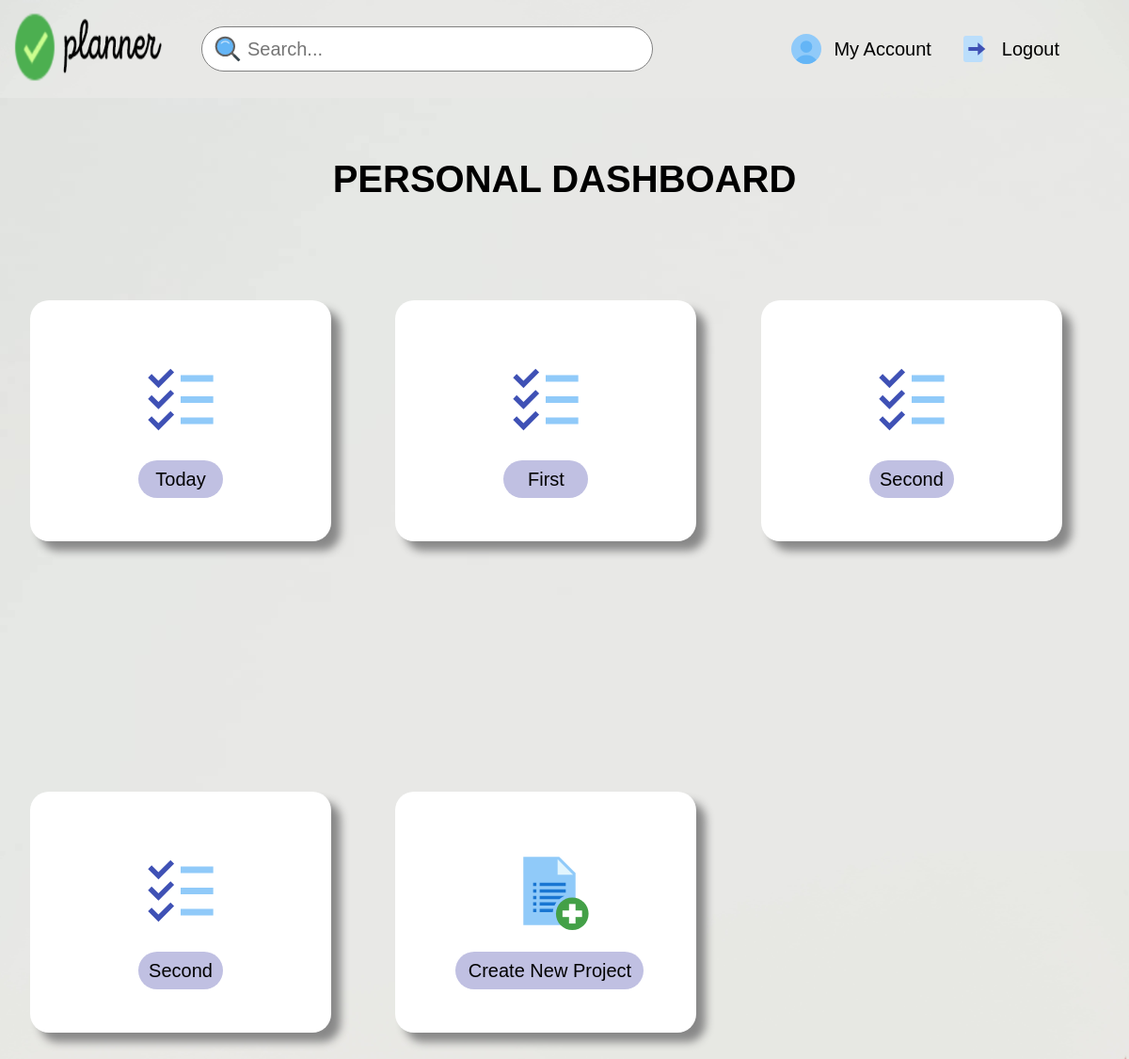
Page /dashboard (signed in) on the earlier database version.
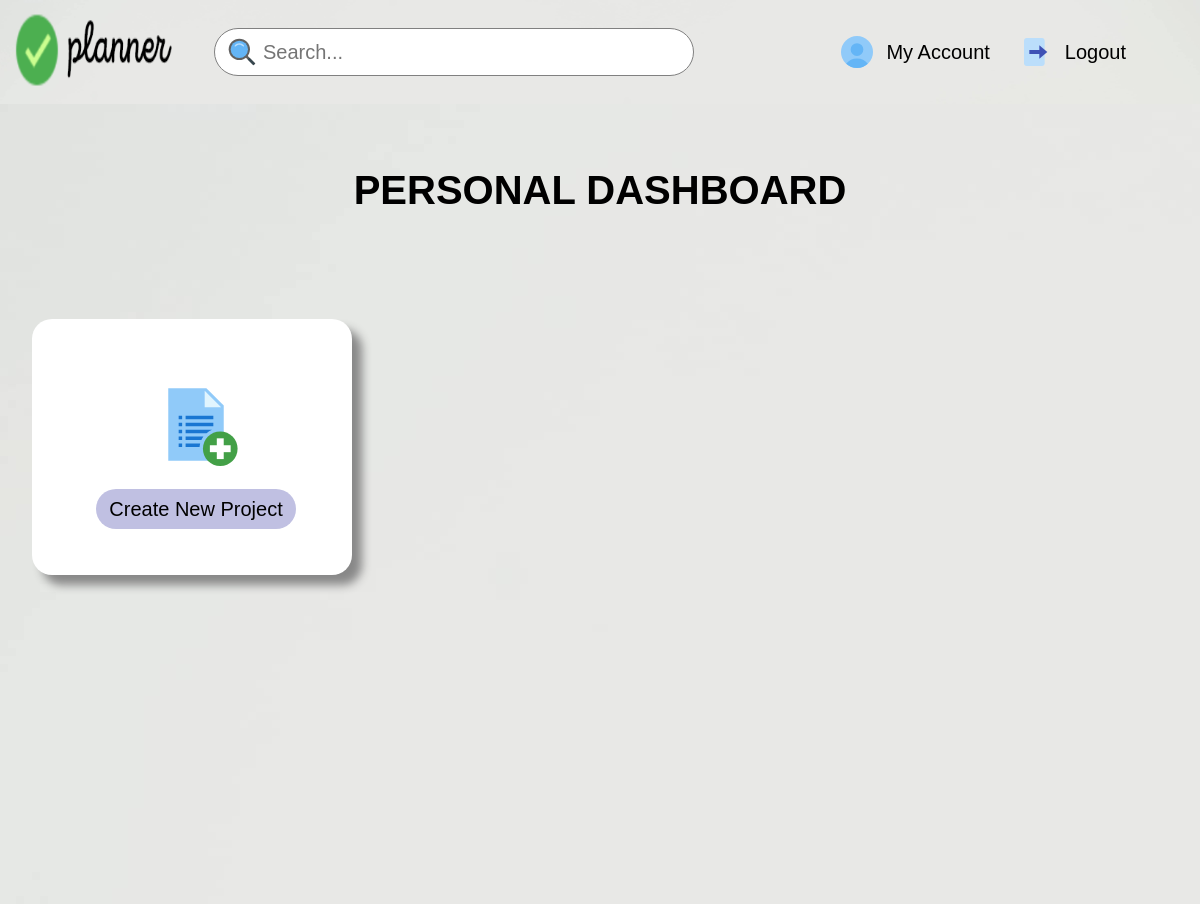
Same page on the later database version.
### models.py (models this page shows)
class Dashboard(db.Model):
    sno=db.Column(db.Integer, primary_key=True)
    title=db.Column(db.String(200), nullable=False)

### main.py (the view)
@main.route('/dashboard', methods=['GET','POST'])
@login_required
def dashboard():
    if request.method=='POST':
        title=request.form['title']
        todo=Dashboard(title=title)
        db.session.add(todo)
        db.session.commit()
        allTodo=Dashboard.query.all()
        return render_template('dashboard.html', allTodo=allTodo)
    else:
        allTodo=Dashboard.query.all()
        return render_template('dashboard.html', allTodo=allTodo)

### __init__.py (called while the page is built)
def create_app():
    app = Flask(__name__)
    app.config['SECRET_KEY'] = 'secret-key-goes-here'
    app.config['SQLALCHEMY_DATABASE_URI'] = 'sqlite:///db.sqlite'
    app.config['SQLALCHEMY_TRACK_MODIFICATIONS']=False
    db.init_app(app)
    login_manager = LoginManager()
    login_manager.login_view = 'auth.login'
    login_manager.init_app(app)
    from .models import User
    @login_manager.user_loader
    def load_user(user_id):
        return User.query.get(int(user_id))
    from .auth import auth as auth_blueprint
    app.register_blueprint(auth_blueprint)
    from .main import main as main_blueprint
    app.register_blueprint(main_blueprint)
    return app

### templates/dashboard.html (shortened to what this page needs)
{% extends 'base.html' %}
{% block stylesheet %}
    <link rel="stylesheet" href="/static/css/dashboard.css">
{% endblock stylesheet %}
{% block content %}
    <div class="full">
        <h4>PERSONAL DASHBOARD</h4>
        <div class="box">
            <div class="box2">
                {% for todo in allTodo %}
                    <li>
                        <img src="/static/assets/icons/todo_list_48px.svg" alt=""><br>
                        <button class="today-btn"> {{todo.title}} </button>
                    </li>
                    {% endfor %}
                    <li>
                        <img src="/static/assets/icons/add_list_48px.svg" alt=""><br>
                        <button class="modal-btn"> Create New Project</button>
                    </li>
            </div>
        </div>
    </div>
{% endblock content %}

### templates/base.html (shortened to what this page needs)
<!DOCTYPE html>
<html lang="en">
  <head>
    {% block header %} {% endblock header %} {% block stylesheet %} {% endblock
    stylesheet %}
    <link rel="stylesheet" href="/static/css/navbar.css" />
  </head>
  <body>
    <div class="navbar-header">
      <div class="navbar-logo">
        <a href="{{url_for('auth.login')}}"
          ><img
            src="{{url_for('static',filename='/assets/icons/logo.png')}}"
            alt=""
        /></a>
      </div>
      <div class="nav-menu-container">
        <div class="nav-hide nav-searchbar">
          <img
            src="{{url_for('static',filename='/assets/icons/search_48px.svg')}}"
            alt=""
          />
          <input type="text" name="Search" id="" placeholder="Search..." />
        </div>
        <div class="nav-hide navbar-links">
          {% if current_user.is_authenticated %}
          <div class="navbar-items navbar-account">
            <img
              src="{{url_for('static',filename='assets/icons/test_account_48px.svg')}}"
              alt=""
            />
            <a href="{{url_for('main.profile')}}">My Account</a>
          </div>
          {% endif %}
          {% if current_user.is_authenticated %}
          <div class="navbar-items navbar-logout">
            <img
              src="{{url_for('static',filename='/assets/icons/exit_48px.svg')}}"
              alt=""
            />
            <a href="{{url_for('auth.login')}}">Logout</a>
          </div>
          {% endif %}
        </div>
      </div>
    </div>
    {% block content %} {% endblock content %}
  </body>
</html>

### static/css/dashboard.css (style rules this page uses)
* { padding: 0; margin: 0; box-sizing: border-box; font-family: 'Rubik', sans-serif; }
body { background-image: url('/static/assets/images/dashboard_bg.jpg'); background-size: cover; height: 100vh; width: 100vw; background-position: center; position: relative; }
.box .box2 li { border: 2px; margin: -2rem 5.7rem; padding: 4rem 4rem; text-align: center; border-radius: 20px; background-color: white; display: inline-grid; margin-top: 100px; font-size: 20px; width: 20rem; height: 16rem; box-shadow: 10px 10px 10px #888888; padding-top: -10rem; }
.modal-btn { border: none; outline: none; height: 40px; background-color: rgb(192, 192, 226); width: 200px; margin: auto; text-align: center; border-radius: 40rem; font-size: 20px; cursor: pointer; }
img { height: 5.2rem; width: 10rem; margin: auto; margin-top: px; }
h4 { text-align: center; font-size: 40px; top: 4rem; position: relative; }
input { border-radius: 0.5rem; border: none; height: 25px; border: 1px solid #c5c5c5; margin-top: 50px; margin-left: 10px; width: 250px; }
@media only screen and (max-width: 1297px) { .full { background-image: url('/static/assets/images/dashboard_bg.jpg'); height: 100vh; } }
@media only screen and (max-width: 1297px) { .box .box2 li { margin: 6rem 3rem; margin-top: 170px; width: 20rem; } }
@media only screen and (max-width: 1297px) { input { margin-right: 25px; } }
@media only screen and (max-width: 1257px) { .box .box2 li { margin: 6rem 2rem; margin-top: 170px; width: 20rem; } }
@media only screen and (max-width: 1257px) { .full { background-image: url('/static/assets/images/dashboard_bg.jpg'); height: 100vh; } }
@media only screen and (max-width: 1211px) { .box .box2 li { margin: 6rem 2rem; margin-top: 170px; width: 20rem; } }
@media only screen and (max-width: 1211px) { .full { background-image: url('/static/assets/images/dashboard_bg.jpg'); height: 100vh; } }
.navbar-header { height: 10vh; display: flex; width: 98%; background: rgba(0, 0, 0, 0); justify-content: space-between; align-items: center; margin: 1%; overflow: hidden; }
.navbar-logo { align-self: center; margin-right: 2rem; }
.nav-searchbar { display: flex; align-items: center; }
.nav-searchbar input { font-size: 1.25rem; width: 40vw; height: 3rem; border: 1px solid grey; border-radius: 100px; box-shadow: none; outline: none; padding: 1rem; padding-left: 3rem; margin-right: 1rem; margin-top: auto; }
.nav-searchbar img { position: absolute; height: 2rem; padding-left: 0.6rem; margin-left: -47px; margin-top: auto; }
.navbar-links { display: flex; align-items: center; padding-right: 2.5vw; }
.nav-menu-container { display: flex; justify-content: space-between; width: 85vw; }
.navbar-items { padding-right: 2rem; display: flex; margin-left: -62px; }
.navbar-items > a { text-decoration: none; color: black; align-self: center; font-size: 1.25rem; }
.navbar-items img { height: 2rem; padding-right: 0.5rem; align-content: center; align-self: center; margin-right: -55px; }

### static/css/navbar.css (style rules this page uses)
* { margin: 0; padding: 0; box-sizing: border-box; font-family: Arial, Helvetica, sans-serif; }
.navbar-header { height: 10vh; display: flex; width: 98%; background: rgba(0, 0, 0, 0); justify-content: space-between; align-items: center; margin: 1%; overflow: hidden; }
.navbar-logo { align-self: center; margin-right: 2rem; }
.nav-searchbar { display: flex; align-items: center; }
.nav-searchbar input { font-size: 1.25rem; width: 40vw; height: 3rem; border: 1px solid grey; border-radius: 100px; box-shadow: none; outline: none; padding: 1rem; padding-left: 3rem; margin-right: 1rem; }
.nav-searchbar img { position: absolute; height: 2rem; padding-left: 0.6rem; }
.navbar-links { display: flex; align-items: center; padding-right: 2.5vw; }
.nav-menu-container { display: flex; justify-content: space-between; width: 85vw; }
.navbar-items { padding-right: 2rem; display: flex; }
.navbar-items > a { text-decoration: none; color: black; align-self: center; font-size: 1.25rem; }
.navbar-items img { height: 2rem; padding-right: 0.5rem; align-content: center; align-self: center; }

Differences in the rows shown:
removed Dashboard: title "Today"
removed Dashboard: title "First"
removed Dashboard: title "Second"
removed Dashboard: title "Second"
